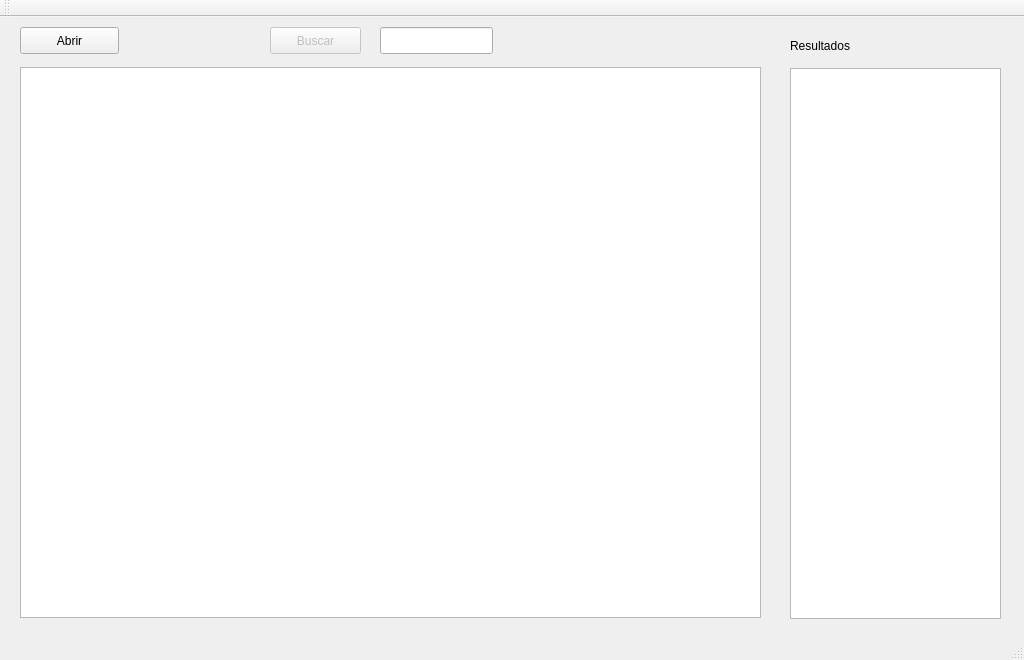
<?xml version="1.0" encoding="UTF-8"?>
<ui version="4.0">
 <class>MainWindow</class>
 <widget class="QMainWindow" name="MainWindow">
  <property name="geometry">
   <rect>
    <x>0</x>
    <y>0</y>
    <width>1024</width>
    <height>660</height>
   </rect>
  </property>
  <property name="windowTitle">
   <string>MainWindow</string>
  </property>
  <widget class="QWidget" name="centralWidget">
   <widget class="QPushButton" name="pushButton">
    <property name="geometry">
     <rect>
      <x>20</x>
      <y>10</y>
      <width>99</width>
      <height>27</height>
     </rect>
    </property>
    <property name="text">
     <string>Abrir</string>
    </property>
   </widget>
   <widget class="QGraphicsView" name="graphicsView">
    <property name="geometry">
     <rect>
      <x>20</x>
      <y>50</y>
      <width>741</width>
      <height>551</height>
     </rect>
    </property>
   </widget>
   <widget class="QLabel" name="label">
    <property name="geometry">
     <rect>
      <x>790</x>
      <y>20</y>
      <width>81</width>
      <height>17</height>
     </rect>
    </property>
    <property name="text">
     <string>Resultados</string>
    </property>
   </widget>
   <widget class="QListView" name="listViewRes">
    <property name="enabled">
     <bool>true</bool>
    </property>
    <property name="geometry">
     <rect>
      <x>790</x>
      <y>51</y>
      <width>211</width>
      <height>551</height>
     </rect>
    </property>
   </widget>
   <widget class="QPushButton" name="ButtonBusc">
    <property name="enabled">
     <bool>false</bool>
    </property>
    <property name="geometry">
     <rect>
      <x>270</x>
      <y>10</y>
      <width>91</width>
      <height>27</height>
     </rect>
    </property>
    <property name="text">
     <string>Buscar</string>
    </property>
   </widget>
   <widget class="QLineEdit" name="limite">
    <property name="geometry">
     <rect>
      <x>380</x>
      <y>10</y>
      <width>113</width>
      <height>27</height>
     </rect>
    </property>
   </widget>
  </widget>
  <widget class="QToolBar" name="mainToolBar">
   <attribute name="toolBarArea">
    <enum>TopToolBarArea</enum>
   </attribute>
   <attribute name="toolBarBreak">
    <bool>false</bool>
   </attribute>
  </widget>
  <widget class="QStatusBar" name="statusBar"/>
  <widget class="QMenuBar" name="menuBar">
   <property name="geometry">
    <rect>
     <x>0</x>
     <y>0</y>
     <width>1024</width>
     <height>25</height>
    </rect>
   </property>
  </widget>
 </widget>
 <layoutdefault spacing="6" margin="11"/>
 <resources/>
 <connections/>
</ui>
